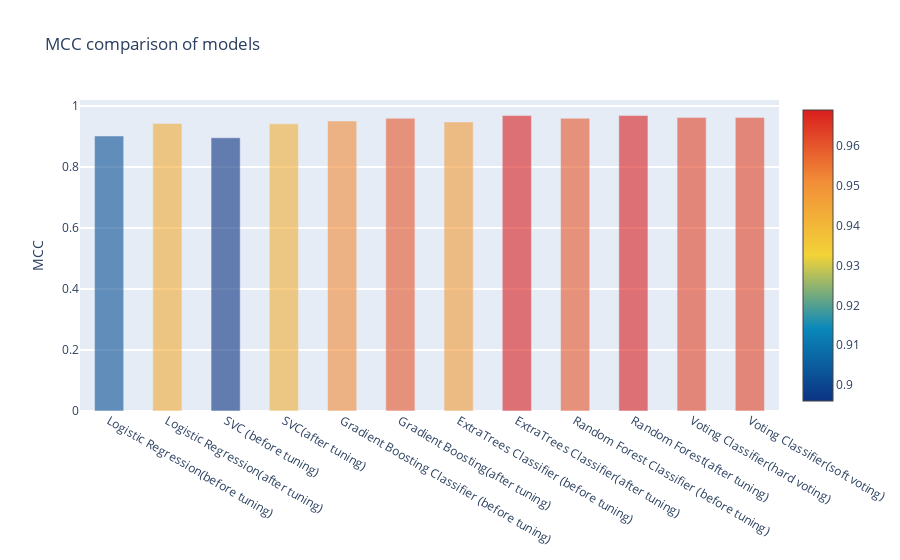

Source (notebook cell):
### Code cell
import re
import sklearn

import seaborn as sns
%matplotlib inline

import plotly.offline as py
py.init_notebook_mode(connected=True)
import plotly.graph_objs as go
import plotly.tools as tls


y = performance_comp['MCC'].values
x = MODEL
data = [go.Bar(
            x= x,
             y= y,
            width = 0.5,
            marker=dict(
               color =  performance_comp['MCC'].values,
            colorscale='Portland',
            showscale=True,
            reversescale = False
            ),
            opacity=0.6
        )]

layout= go.Layout(
    autosize= True,
    title= 'MCC comparison of models',
    hovermode= 'closest',

    yaxis=dict(
        title= 'MCC',
        ticklen= 5,
        gridwidth= 2
    ),
    showlegend= False
)
fig = go.Figure(data=data, layout=layout)
py.iplot(fig, filename='bar-direct-labels')

### Figure 1 — Plotly figure (JSON) as saved in the notebook; plotly's stock layout.template omitted (floating-point values rounded to 4 significant figures)
{"data": [{"marker": {"color": [0.902, 0.943, 0.896, 0.942, 0.951, 0.96, 0.948, 0.969, 0.96, 0.969, 0.963, 0.963], "colorscale": [[0, "rgb(12,51,131)"], [0.25, "rgb(10,136,186)"], [0.5, "rgb(242,211,56)"], [0.75, "rgb(242,143,56)"], [1, "rgb(217,30,30)"]], "reversescale": false, "showscale": true}, "opacity": 0.6, "type": "bar", "width": 0.5, "x": ["Logistic Regression(before tuning)", "Logistic Regression(after tuning)", "SVC (before tuning)", "SVC(after tuning)", "Gradient Boosting Classifier (before tuning)", "Gradient Boosting(after tuning)", "ExtraTrees Classifier (before tuning)", "ExtraTrees Classifier(after tuning)", "Random Forest Classifier (before tuning)", "Random Forest(after tuning)", "Voting Classifier(hard voting)", "Voting Classifier(soft voting)"], "y": [0.902, 0.943, 0.896, 0.942, 0.951, 0.96, 0.948, 0.969, 0.96, 0.969, 0.963, 0.963]}], "layout": {"autosize": true, "hovermode": "closest", "showlegend": false, "title": {"text": "MCC comparison of models"}, "yaxis": {"gridwidth": 2, "ticklen": 5, "title": {"text": "MCC"}}}}
